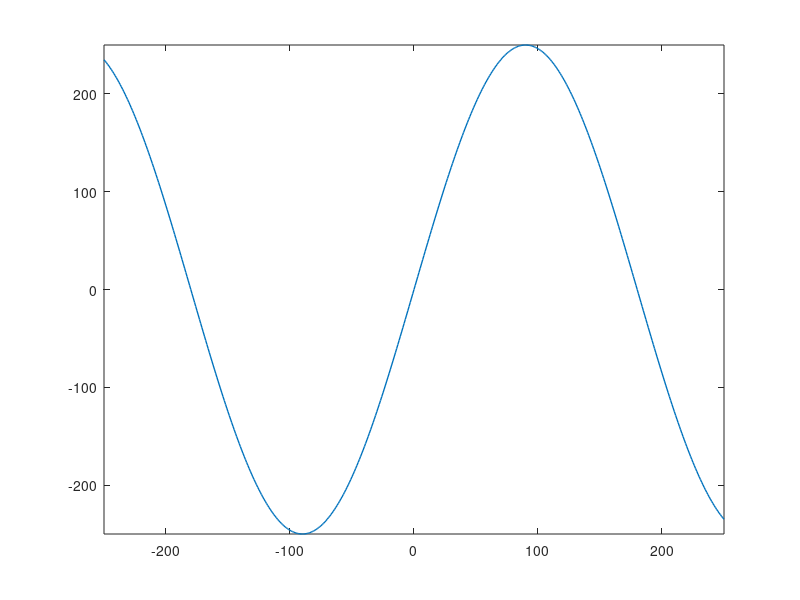

This figure's MATLAB source: (Note: this script raises an error after producing the figure.)
x = -250:250; 
y = 250*sind(x); 
h = figure(1);
figure(1)
plot(x,y,'linewidth',1); 
axis tight; 

hold on
I = imread('Map.PNG'); 
h = image(xlim,-ylim,I); 
uistack(h,'top')

% Define position of arm
theta=0:10:360; %theta is spaced around a circle (0 to 360).
r=0.03; %The radius of our circle.
%Define a circular magenta patch.
x=r*cosd(theta) + 0.075;
y=r*sind(theta) + 1;
% Size figure and draw arms
figure('position', [800, 300, 600, 550]);
x = [-1  , 1/3, 1/3, 1, 1/3, 1/3,-1  ];
y = [-1/3,-1/3,-1/2, 0, 1/2, 1/3, 1/3];
g = hgtransform;
myShape2 = patch('XData',x,'YData',y,'FaceColor','yellow','Parent',g);
set(myShape2,'Xdata',x,'Ydata',y);
axis([-10 10 -10 10]); grid on;
T=0.05; %Delay between images
for theta = pi/2:-pi/90:0
    if theta >= pi/4
        theta = theta;
    else
        theta = pi/2 - theta;
    end
    Arot = [sin(theta) cos(theta); -cos(theta) sin(theta)];
    xyRot = Arot * [x; y]; % rotates the points by theta
    xyTrans = xyRot; % translates all points by 0.1
    set(myShape2,'Xdata',(x+xyTrans(1, :)),'Ydata',(y+xyTrans(2, :)));
    pause(T); %Wait T seconds
end
  
pt1 = [-3 -4 0];
pt2 = [5 2 0];
for t=linspace(0,1,100)
  g.Matrix = makehgtform('translate',pt1 + t*(pt2-pt1));
  drawnow
end
for t=linspace(0,1,100)
  g.Matrix = makehgtform('translate',pt2 + t*(pt1-pt2));
  drawnow
end

s1 = 1/2;
s2 = 2;
r1 = 0;
r2 = 2*pi/3;
for t=linspace(0,1,100)
  g.Matrix = makehgtform('translate',pt1 + t*(pt2-pt1),'zrotate',r1 + t*(r2-r1));
  drawnow
end